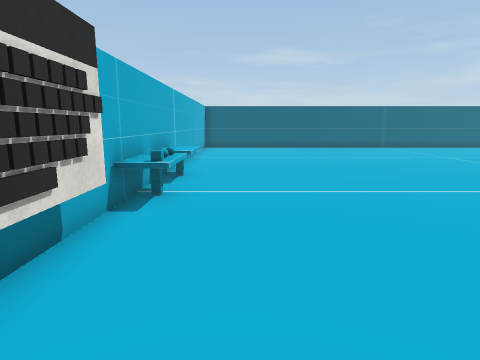
[1] (above)

16 first-person views from a walk through a 3-D level made in the Unity game engine. The camera is 1.5 m above the floor, tilts 10° down and sees 75° across. Doors are open. The floor is counted in squares, 1 m on a side. Each view is taken from the middle of a square. On the plan, view 1 faces up. The plan holds only what a view shows up to about 15 squares ahead; the rest is blank. The place goes on beyond the plan. Some animated figures are not drawn. Some surface patterns are stand-ins.

[2]
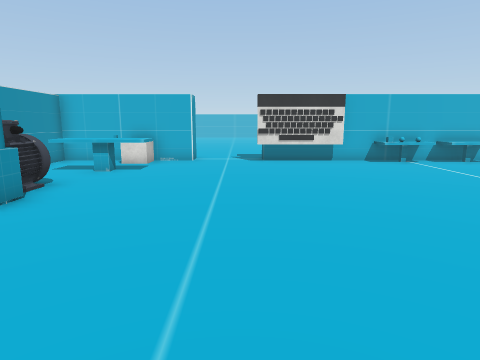

[3]
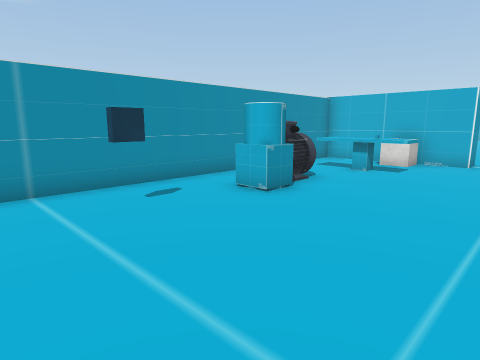

[4]
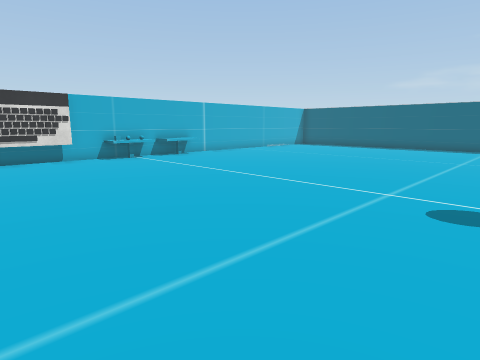

[5]
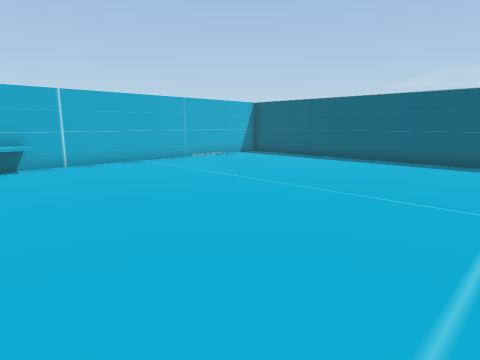

[6]
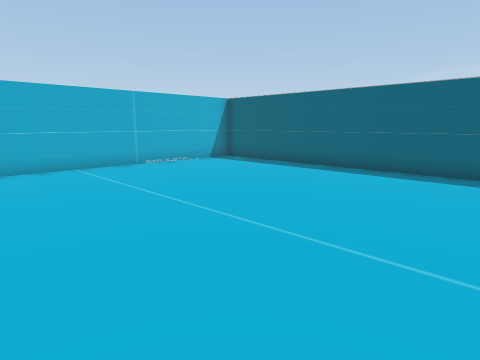

[7]
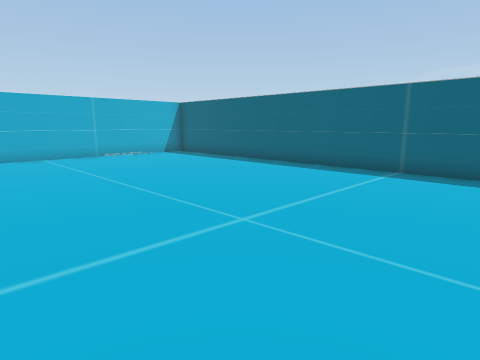

[8]
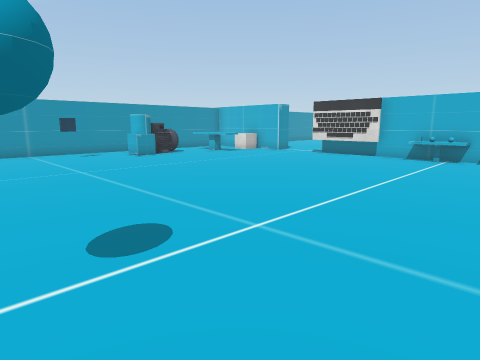

[9]
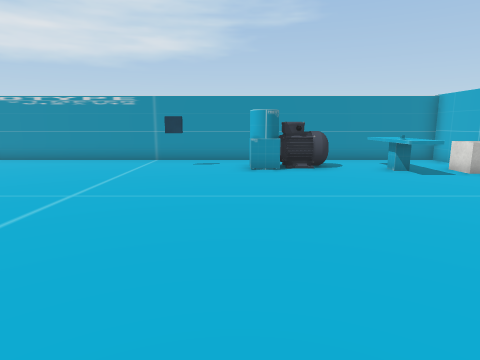

[10]
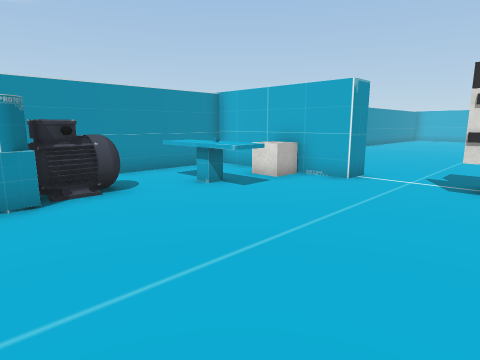

[11]
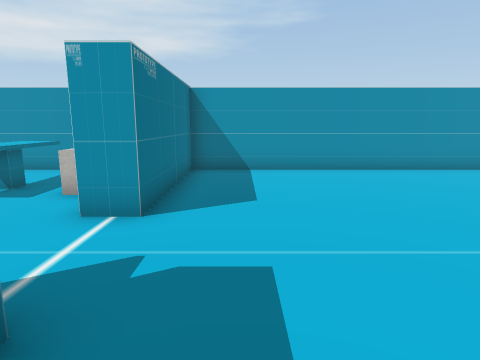

[12]
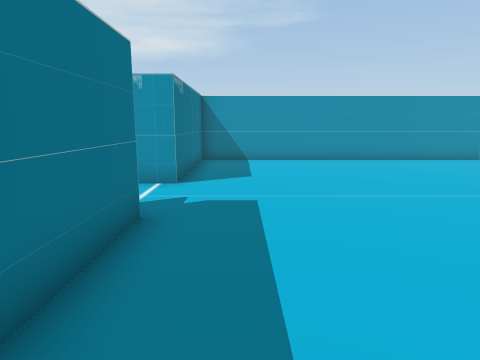

[13]
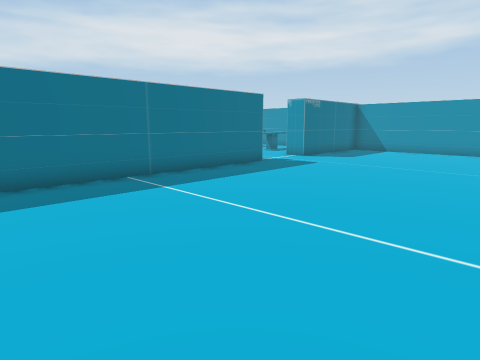

[14]
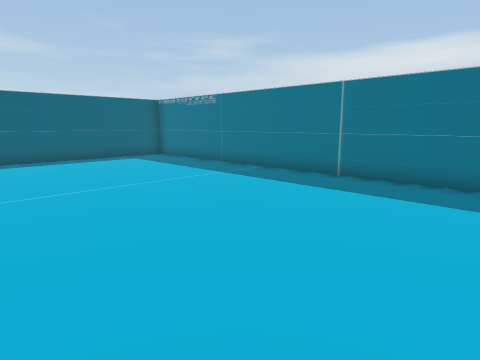

[15]
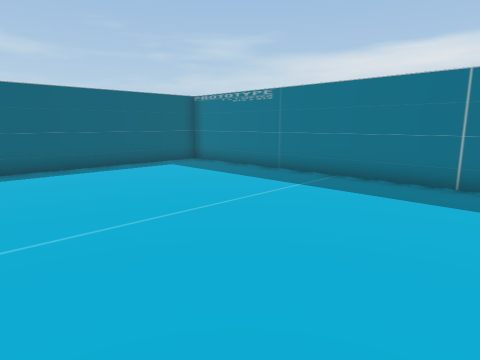

[16]
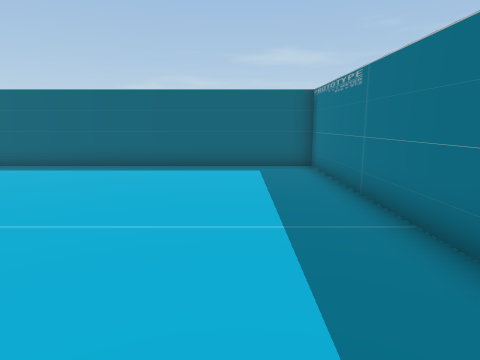

### Floor plan
Points are (right, up) in squares from view 1. A wall is a line through its corners. A room is listed if a view was taken in it or the views show most of it. See-through windows are left out.
Room 1 (views 1, 2, 3, 4, 5, 6, 7, 8, 9, 10)
walls: (-1.8, 4.2) (-1.8, 0.6); (-2.3, 5.6) (-2.3, 1); (-3.3, -2) (-2.3, -2) (-2.3, -7.5) (13.5, -7.5); (11.8, 21.5) (-2.1, 21.5); (-2.3, 21.2) (-2.3, 10.4)
ways out: open door at (-3, -0.5) to room 2
objects: other object (-2, -4) to (-1, -4); other object (-2, 6); other object (-2, 7); other object (-2, 8) to (-1, 10); other object (-1, 6) to (-1, 7); other object (0, -6) to (1, -3); other object (3, -6) to (4, -5); other object (5, -5) to (6, -5); other object (8, -6)
Room 2 (views 11, 12, 13, 14, 15, 16)
walls: (-3.3, 1) (-3.3, 21.5) (-12.5, 21.5); (-12.5, -7.5) (-3.3, -7.5) (-3.3, -2)
ways out: open door at (-3, -0.5) to room 1

Positions as (right, up) in squares from view 1, and headings:
1: (0, 0), facing up
2: (11, 0), facing left
3: (11, 0), facing down-left
4: (12, 0), facing up-left
5: (10, 8), facing up-left
6: (9, 11), facing up-left
7: (13, 11), facing up-left
8: (13, 10), facing down-left
9: (6, 6), facing down
10: (6, 2), facing down-left
11: (-5, 3), facing down
12: (-5, 6), facing down
13: (-12, 11), facing down-right
14: (-12, 7), facing up-right
15: (-12, 10), facing up-right
16: (-6, 10), facing up
